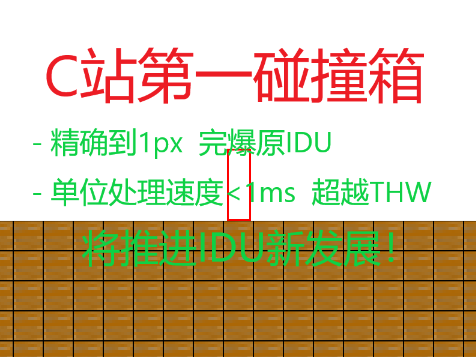
#> input picture 79932748/python-52962956/thumbnail.jpg, 476 x 357 px
$ python -i main.py   (imports and definitions only)
#> lines starting #> are read from the running program, lines starting #| are printed output that depends on the picture
### 79932748/python-53321612/basic.py
import pygame

# 资源
recipe = [
    (
        [
            4, 4,
            4, 4,
        ], (3,4),
    ),
]


# pygame基本对象
def loadblock(name,s):
    return pygame.transform.scale(pygame.image.load(f'./images/{name}'),(s,s))
lb = loadblock


# python基本对象
def get_distance(x1,y1,x2,y2):
    return ((x1-x2)**2 + (y1-y2)**2) ** 0.5

# [7 lines left out: function hit_rect, not called in this run]

class Slider:
    def __init__(self,value,full,digit=1):
        self.value = value
        self.full = full
        self.digit = digit
    def __iadd__(self,n):
        self.value = max(0, min(self.value + n, self.full))
        return self
    def __isub__(self,n):
        self.value = max(0, min(self.value - n, self.full))
        return self
    def __imul__(self,n):
        self.value = max(0, min(self.value * n, self.full))
        return self
    def __itruediv__(self,n):
        self.value = max(0, min(self.value / n, self.full))
        return self
    def __add__(self,n):
        return round(max(0, min(self.value + n, self.full)), self.digit)
    def __sub__(self,n):
        return round(max(0, min(self.value - n, self.full)), self.digit)
    def __mul__(self,n):
        return round(max(0, min(self.value * n, self.full)), self.digit)
    def __truediv__(self,n):
        return round(max(0, min(self.value / n, self.full)), self.digit)
    def clear(self):
        self.value = 0
    def fill(self):
        self.value = self.full
    def set(self,n):
        self.value = n
    def change_full(self,n):
        self.full = n
    @property
    def v(self):
        return round(self.value,self.digit)
    @property
    def f(self):
        return round(self.full,self.digit)
    @property
    def part(self):
        return self.value / self.full

### 79932748/python-53321612/main.py
import pygame
import time
import sys
import platform

from basic import *
import sight

# [2 lines not run here, left out]

# 定义常量(用户可以修改设置)
SC_WIDTH = 1000
SC_HEIGHT = 700
BLOCK_SIZE = 50
BOX_SIZE = 50
DROP_SIZE = 40
BLOCK_DROP_DELTA = (BLOCK_SIZE - DROP_SIZE) / 2
BOX_CARD_DELTA = (BOX_SIZE - DROP_SIZE) / 2
MP_BLW = 100
MP_BLH = 200
MP_WIDTH = MP_BLW * BLOCK_SIZE
MP_HEIGHT = MP_BLH * BLOCK_SIZE
WIDTH = int(SC_WIDTH / BLOCK_SIZE)
HEIGHT = int(SC_HEIGHT / BLOCK_SIZE)

if platform.system() == 'Windows':
    font = pygame.font.SysFont('kaiti', 20)
else:
    font = pygame.font.SysFont('kaittf', 20)
def show_text(text,color=(0,0,0),pos=(0,0)):
    screen.blit(font.render((text),True,color),pos)

# [1 line that did not run here, left out]
# [1 line not run here, left out]


def loadblock(name,s):
    return pygame.transform.scale(pygame.image.load(f'./images/{name}'),(s,s))
lb = loadblock
binfo = {    # 原图片,作为掉落物的图片,掉落物的bid,硬度
    0: [None,None,0],
    1: [lb('草地.png',BLOCK_SIZE),lb('土.png',DROP_SIZE),2,5],
    2: [lb('土.png',BLOCK_SIZE),lb('土.png',DROP_SIZE),2,10],
    3: [lb('石块.png',BLOCK_SIZE),lb('石块.png',DROP_SIZE),3,35],
    4: [lb('树干.png',BLOCK_SIZE),lb('树干.png',DROP_SIZE),4,20],
}
data = [
    *([0 for i in range(100)] for line in range(10)),
    *([1 for i in range(100)] for line in range(1)),
    *([2 for i in range(100)] for line in range(90)),
    *([3 for i in range(100)] for line in range(99)),
]

g = 0.15
boxclick = []
droplist = []

class Bar:
    def __init__(self,width,site,color,text='text'):
        self.width = width
        self.color = color
        self.text = text
        self.site = site
        self.textsite = (site[0] + 3, site[1])
        self.fullrect = pygame.Rect(self.site, (self.width, 25))
        self.realrect = pygame.Rect(self.site, (self.width, 25))
    # [6 lines left out: function show, not called in this run]

class Drop:
    # [25 lines left out: functions __init__, drop, draw, not called in this run]

class Card:
    def __init__(self,bid,value=1):
        self.bid = bid
        self.value = value
    def __iadd__(self,other):
        self.value += other.value
        return self
    def __isub__(self,other):
        self.value -= other.value
        return self
    def __add__(self,other):
        return self.value + other.value
    def __sub__(self,other):
        return self.value - other.value
    # [14 lines left out: functions overflow, draw, not called in this run]

class Box:
    def __init__(self,x,y,tp='save'):
        self.x, self.y = x, y
        self.tp = tp
        self.rect = pygame.Rect(self.x, self.y, BOX_SIZE, BOX_SIZE)
        self.inside = None
        boxclick.append(self)
    def catch(self,card):
        self.inside = card
    # [9 lines left out: functions push, draw, not called in this run]

class Player:
    def __init__(self):
        # 位参
        self.x = SC_WIDTH / 2 - 20
        self.y = SC_HEIGHT / 2 - 60
        self.xspeed = 3   # 向右
        self.yspeed = 0   # 向下
        self.hitground = False
        self.rect = pygame.Rect(self.x,self.y,40,120)
        # 属性参
        self.jumpforce = 5
        self.attack = 1
        self.chooserange = 250
        self.hp = Slider(100,100)
        self.hpBar = Bar(200,(10,10),(255,0,0),'HP')
        self.satiety = Slider(100,100)
        self.satietyBar = Bar(200,(10,40),(255,200,0),'ST')
    def bind(self,map_):
        self.map = map_

    # [63 lines left out: function move, not called in this run]

    def keep(self):
        self.satiety -= 0.001
        self.hp += 0.001
    # [14 lines left out: function hit_drop, not called in this run]

    def draw(self):
        pygame.draw.rect(screen,(255,0,0),self.rect,3)
    def draw_info(self):
        self.hpBar.show(self.hp)
        self.satietyBar.show(self.satiety)

    @property
    def position(self):
        return [self.x, self.y, self.rect.x, self.rect.y]
    @property
    def center(self):
        return self.rect.center

class GameMap:
    def __init__(self,data):
        self.data = data
        self.highlightrect = pygame.Rect(0,0,50,50)
        self.offsetx = self.offsety = 0

    # [12 lines left out: functions include, convert, not called in this run]

    def draw_drops(self):
        for drop in droplist:
            drop.drop(self)
            drop.draw(self.offsetx, self.offsety)
    # [45 lines left out: function draw, not called in this run]

class SunAct:
    def __init__(self,d,h,suntime):
        self.d = d
        self.h = h
        self.r = self.d / 2
        self.sunrise, self.sunset = suntime
        self.noon = (self.sunrise + self.sunset) / 2
        self.v = self.d / (self.sunset - self.sunrise)
        self.rect = pygame.Rect(0,0,100,100)
        self.sun_pos = False
    # [73 lines left out: functions get_sun_pos, day, night, background, receive_drop, get_craft, not called in this run]
def clear_craft(craft):
    for box in craft:
        box.catch(None)


player = Player()
gamemap = GameMap(data)
# [2 lines not run here, left out]
sun = SunAct(SC_WIDTH,SC_HEIGHT,(6,18))
# [1 line that did not run here, left out]
# [1 line not run here, left out]

inventory = [Box((SC_WIDTH-9*BOX_SIZE)/2+BOX_SIZE*(i-1), SC_HEIGHT-BOX_SIZE-20) for i in range(1,10)]
invent_choose = 1
bag = [Box((SC_WIDTH-12*BOX_SIZE)/2+col*50,SC_HEIGHT-BOX_SIZE-100-BOX_SIZE*row) for row in range(3) for col in range(12)]
bag_open = False
bag_rect = pygame.Rect(SC_WIDTH/2-400,SC_HEIGHT/2-260,800,600)
# [1 line that did not run here, left out]
# [1 line that did not run here, left out]

clock = pygame.time.Clock()

keystate = {
    pygame.K_UP: 0,
    pygame.K_DOWN: 0,
    pygame.K_LEFT: 0,
    pygame.K_RIGHT: 0,
    pygame.K_w: 0,
    pygame.K_s: 0,
    pygame.K_a: 0,
    pygame.K_d: 0,
}
mousestate = {
    'pos': (-1,-1),
    1: 0,
    3: 0,
}

gamestarttime = time.time()

# [5 lines not run here, left out]

mousecard = None


# [101 lines not run here, left out]

>>> import cv2
>>> picture = cv2.imread('../python-52962956/thumbnail.jpg', cv2.IMREAD_GRAYSCALE)
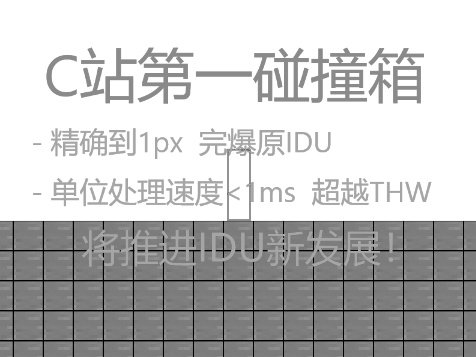
#> picture: shape (357, 476); min 0, max 255, mean 195.1
>>> result = GameMap(picture).draw_drops()
